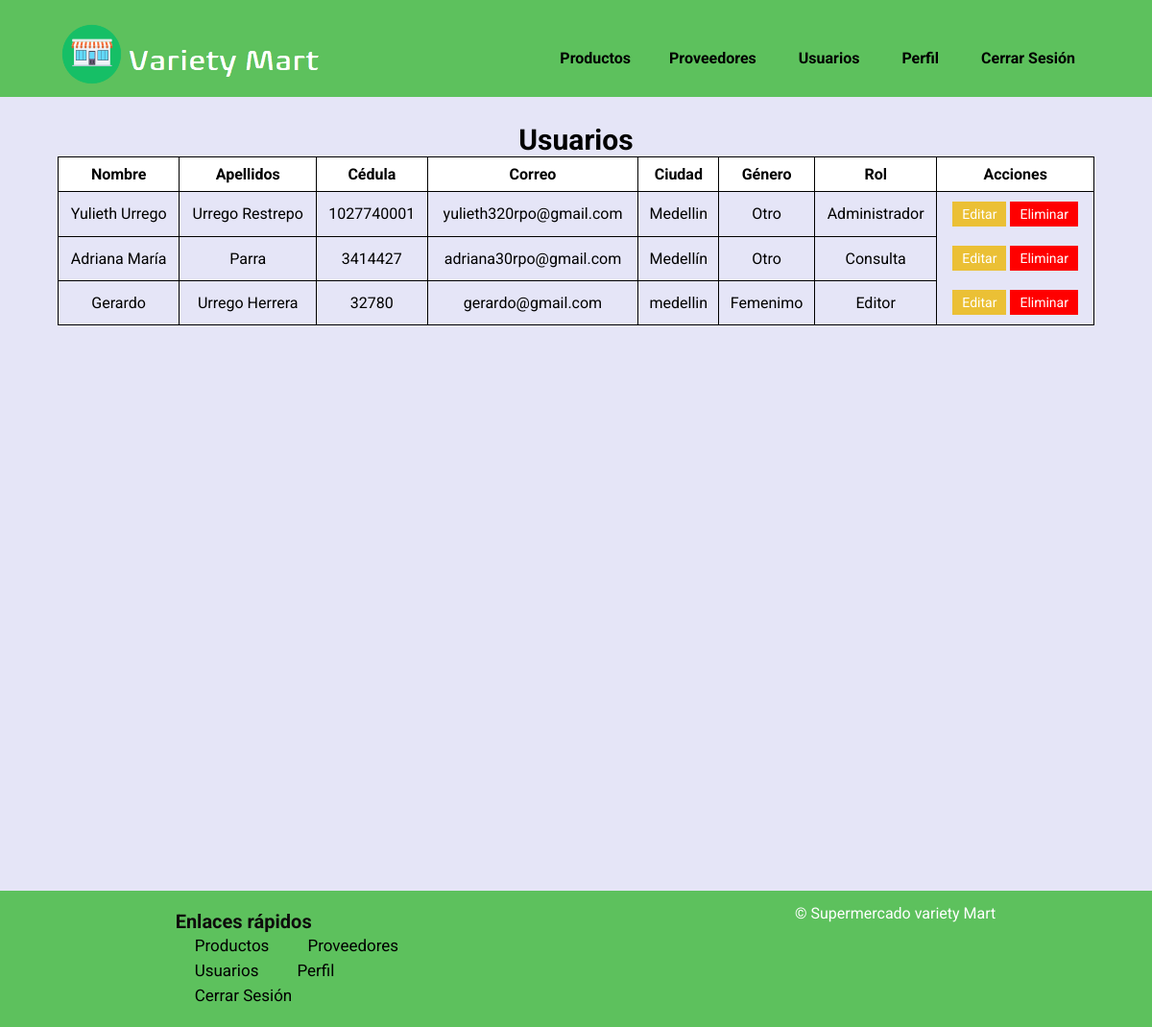
Screenshot of /vista/usuario/usuario.php (signed in) with the database file from the repository.
### tables this page shows
CREATE TABLE `usuarios` (
  `codigo` int(11) NOT NULL,
  `nombre` varchar(100) NOT NULL,
  `apellido` varchar(100) NOT NULL,
  `cedula` int(20) NOT NULL,
  `correo` varchar(100) NOT NULL,
  `contrasena` varchar(100) NOT NULL,
  `ciudad` varchar(100) DEFAULT NULL,
  `sexo` int(11) DEFAULT NULL COMMENT '1:Femenino, 2:Masculino,\r\n3:Otro',
  `rol` int(1) NOT NULL DEFAULT 2 COMMENT '0: Administrador, 1: Editor, \r\n2: Consulta'
);

### controlador/ControlUsuarios.php (called while the page is built, shortened)
<?php
Class ControlUsuarios{
    function consultarTodos(){
        $comandoSql="select *, case when sexo = 1 then 'Femenimo' when sexo = 2 then 'Masculino' when sexo = 3 then 'Otro' end as sexoDec, case when rol = 0 then 'Administrador' when rol = 1 then 'Editor' when rol = 2 then 'Consulta' end as rolDec from usuarios";
        $objControlConexion=new ControlConexion();
        $objControlConexion->abrirBd("localhost", "root", "","varietymart");
        $recordSet=$objControlConexion->ejecutarSelect($comandoSql);
        return $recordSet;
    }
    }
?>

### controlador/ControlConexion.php (called while the page is built, shortened)
<?php
class ControlConexion{
	var $conn;
	function __construct(){
		$this->conn=null;
	}
    function abrirBd($servidor, $usuario, $password,$db){
    	try	{
			$this->conn = new mysqli($servidor, $usuario, $password, $db);
      	}
      	catch (Exception $e){
          	echo "ERROR AL | AL SERVIDOR ".$e->getMessage()."\n";
      	}
    }
	function ejecutarSelect($sql) {
			try	{
				$recordSet=$this->conn->query($sql);
				}
			catch (Exception $e) {
					echo " ERROR: ". $e->getMessage()."\n";
			  }
		return $recordSet;
			}
}
?>

### vista/usuario/usuario.php (the view, shortened to what this page needs)
<?php
if(isset($_SESSION["iniciarSesion"]) && $_SESSION["iniciarSesion"] == "ok" && $_SESSION["rolUsuario"] == 0){
    $rutaFooter = "../layout/footer2.php";
    $rutaHeader = "../layout/header2.php";
    require_once '../../controlador/ControlUsuarios.php';
    require_once '../../controlador/ControlConexion.php';
    $objModeloUsuario = new ModeloUsuarios("", "", "", "", "", "", "", "", "");
    $objControlUsuario = new ControlUsuarios($objModeloUsuario);
    $datos = $objControlUsuario  -> consultarTodos();
    echo '<!DOCTYPE html>
<html lang="en">
<head>
    <meta charset="UTF-8">
    <meta name="viewport" content="width=device-width, initial-scale=1.0">
    <link rel="stylesheet" href="../../assents/css/estilo.css">
    <link rel="stylesheet" href="../../assents/css/footer.css">
    <link rel="stylesheet" href="../../assents/css/proveedor.css">
    <link rel="icon" href="../../assents/img/store.png">
    <title>Usuarios</title>
</head>
<body>';
    if (file_exists($rutaHeader)) {
        include $rutaHeader;
    }
    echo '<div class="container">
        <h1>Usuarios</h1>
        <table>
            <tr>
                <th>Nombre</th>
                <th>Apellidos</th>
                <th>Cédula</th>
                <th>Correo</th>
                <th>Ciudad</th>
                <th>Género</th>
                <th>Rol</th>
                <th>Acciones</th>
            </tr>';
            while($row = $datos->fetch_assoc()){
        echo '<tr>
                <td>'.$row["nombre"].'</td>
                <td>'.$row["apellido"].'</td>
                <td>'.$row["cedula"].'</td>
                <td>'.$row["correo"].'</td>
                <td>'.$row["ciudad"].'</td>
                <td>'.$row["sexoDec"].'</td>
                <td>'.$row["rolDec"].'</td>
                <td class="acciones">
                    <a href="editarproveedor.php?codigo='.$row["codigo"].'" class="edit-button">Editar</a>
                    <a href="procesarEliminarproveedor.php?codigo='.$row["codigo"].'" class="edit-delete">Eliminar</a>
                </td>
            </tr>';
            }
        echo '</table>
    </div>
<script src="../../assents/js/confirmacion.js"></script>';
if (file_exists($rutaFooter)) {
    include $rutaFooter;
}
echo '</body>
</html>';
}else{
    echo '<script>
    window.location = "../../index.php";
    </script>';
}
?>

### assents/css/estilo.css (style rules this page uses)
* { margin: 0; padding: 0; font-family: 'Roboto', sans-serif; }
body { background-color: #e5e5f7; background-image: radial-gradient(#b0b2e1 0.5px, transparent 0.5px), radial-gradient(#b0b2e1 0.5px, #e5e5f7 0.5px); }
a { color: black; text-decoration: none; }
h1 { color: white; font-size: 30px; }
.acciones { display: flex; justify-content: center; }
.edit-button { background-color: #ebc035; color: white; padding: 5px 10px; text-decoration: none; display: inline-block; font-size: 14px; margin: 2px; }
.edit-delete { cursor: pointer; background-color: #ff0000; color: white; padding: 5px 10px; text-decoration: none; display: inline-block; font-size: 14px; margin: 2px; border: 0px; }

### assents/css/proveedor.css (style rules this page uses)
body { text-align: center; }
h1 { font-size: 30px; color: rgb(0, 0, 0); }
table { width: 90%; margin: 0 auto; border-collapse: collapse; }
table, th, td { border: 1px solid black; }
th, td { padding: 8px; }
th { background-color: #ffffff; }
.container { margin-top: 8em; display: flex; flex-direction: column; align-items: center; height: 100vh; }
.acciones { display: flex; justify-content: center; border: 0px; }
.edit-button { background-color: #ebc035; color: white; padding: 5px 10px; text-decoration: none; display: inline-block; font-size: 14px; margin: 2px; }
.edit-delete { cursor: pointer; background-color: #ff0000; color: white; padding: 5px 10px; text-decoration: none; display: inline-block; font-size: 14px; margin: 2px; border: 0px; }

### rows the page displays
usuarios: nombre "Yulieth Urrego", apellido "Urrego Restrepo", cedula "1027740001", correo "yulieth320rpo@gmail.com", ciudad "Medellin", sexoDec "Otro", rolDec "Administrador"
usuarios: nombre "Adriana María", apellido "Parra", cedula "3414427", correo "adriana30rpo@gmail.com", ciudad "Medellín", sexoDec "Otro", rolDec "Consulta"
usuarios: nombre "Gerardo", apellido "Urrego Herrera", cedula "32780", correo "gerardo@gmail.com", ciudad "medellin", sexoDec "Femenimo", rolDec "Editor"
